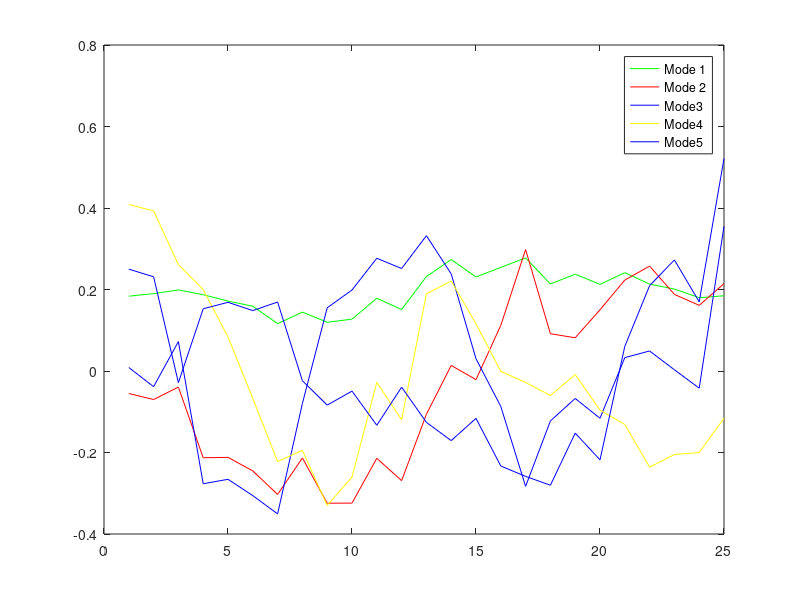

This chart was generated by the following MATLAB code:
M = csvread('Eta_bp.csv',1,2)
obs = M'
obs

[m,n]=size(obs);
C=obs*obs'/n; %Covariance Matrix
[EOFs, D] = eig(C); 
PCs=EOFs*obs; %Z Uncorrelated Time Series

EOFs=fliplr(EOFs);
PCs=flipud(PCs);
D=fliplr(flipud(D));
lambda=diag(D);

v = EOFs
L=lambda;
plot(1:m,L,'b--o')

%i=5
%for j=1:5
%    subplot(5,1,j)
%    plot(1:n,PCs(5*(i-1)+j,:))
%    title([5*(i-1)+j])
%end
M = csvread('Eta_bp.csv',1,2)
obs = M'
obs

[m,n]=size(obs);
C=obs*obs'/n; %Covariance Matrix
[EOFs, D] = eig(C); 
PCs=EOFs*obs; %Z Uncorrelated Time Series

EOFs=fliplr(EOFs);
PCs=flipud(PCs);
D=fliplr(flipud(D));
lambda=diag(D);

v = EOFs
L=lambda;
plot(1:m,L,'b--o')

%i=5
%for j=1:5
%    subplot(5,1,j)
%    plot(1:n,PCs(5*(i-1)+j,:))
%    title([5*(i-1)+j])
%end
M = csvread('Eta_bp.csv',1,2)
obs = M'
obs

[m,n]=size(obs);
C=obs*obs'/n; %Covariance Matrix
[EOFs, D] = eig(C); 
PCs=EOFs*obs; %Z Uncorrelated Time Series

EOFs=fliplr(EOFs);
PCs=flipud(PCs);
D=fliplr(flipud(D));
lambda=diag(D);

v = EOFs
L=lambda;
plot(1:m,L,'b--o')

%i=5
%for j=1:5
%    subplot(5,1,j)
%    plot(1:n,PCs(5*(i-1)+j,:))
%    title([5*(i-1)+j])
%end
M = csvread('Eta_bp.csv',1,2)
obs = M'
obs

[m,n]=size(obs);
C=obs*obs'/n; %Covariance Matrix
[EOFs, D] = eig(C); 
PCs=EOFs*obs; %Z Uncorrelated Time Series

EOFs=fliplr(EOFs);
PCs=flipud(PCs);
D=fliplr(flipud(D));
lambda=diag(D);

v = EOFs
L=lambda;
plot(1:m,L,'b--o')

%i=5
%for j=1:5
%    subplot(5,1,j)
%    plot(1:n,PCs(5*(i-1)+j,:))
%    title([5*(i-1)+j])
%end
M = csvread('Eta_bp.csv',1,2)
obs = M'
obs

[m,n]=size(obs);
C=obs*obs'/n; %Covariance Matrix
[EOFs, D] = eig(C); 
PCs=EOFs*obs; %Z Uncorrelated Time Series

EOFs=fliplr(EOFs);
PCs=flipud(PCs);
D=fliplr(flipud(D));
lambda=diag(D);

v = EOFs
L=lambda;
plot(1:m,L,'b--o')

%i=5
%for j=1:5
%    subplot(5,1,j)
%    plot(1:n,PCs(5*(i-1)+j,:))
%    title([5*(i-1)+j])
%end

M = csvread('Eta_bp.csv',1,2)
obs = M'
obs

[m,n]=size(obs);
C=obs*obs'/n; %Covariance Matrix
[EOFs, D] = eig(C); 
PCs=EOFs*obs; %Z Uncorrelated Time Series

EOFs=fliplr(EOFs);
PCs=flipud(PCs);
D=fliplr(flipud(D));
lambda=diag(D);

v = EOFs
L=lambda;
plot(1:m,L,'b--o')

%i=5
%for j=1:5
%    subplot(5,1,j)
%    plot(1:n,PCs(5*(i-1)+j,:))
%    title([5*(i-1)+j])
%end

plot(1:m,v(:,1),'g',1:m,v(:,2),'r',1:m,v(:,3),'b',1:m,v(:,4),'y',1:m,v(:,5),'b')
legend('Mode 1', 'Mode 2', 'Mode3','Mode4','Mode5')

%l = L*(1/1313.3089)
%cum = cumsum(l)
%plot (1:m, cum, 'b--o')
